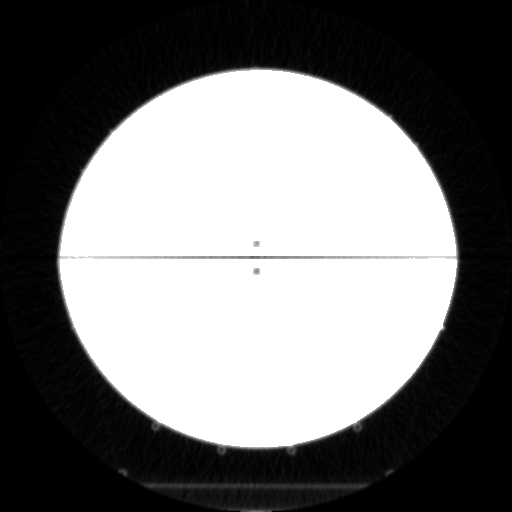
#> input picture m4-pat/CT.1.2.826.0.1.3680043.2.200.112140866.146.77330.2230.65.dcm, 512 x 512 px, found by its file name
$ python SliceThreshold.py   (Python 2 division)
#> lines starting #> are read from the running program, lines starting #| are printed output that depends on the picture; long printed decimals are rounded
# Use some method to threshold the pixels for in or out of phantom.

# clean up the code and commenting.

import dicom
import numpy, scipy, scipy.ndimage, scipy.ndimage.filters, scipy.optimize, scipy.stats
import matplotlib.pyplot, pylab


# Read in a slice of the phantom.
SlicePath = 'Scan 2/CT.1.2.826.0.1.3680043.2.200.112140866.146.77330.2230.65.dcm'
SliceProfile = dicom.read_file(SlicePath)
print 'File opened for analysis: \n./' + SlicePath

# check if there is a (0028,1054) tag. If not, then I know the dicom file's
# pixel array numbers are to be converted to HU.
try:
    isHU = True if SliceProfile[0x0028,0x1054].value == 'HU' else False
except:
    isHU = True

if isHU:
    # The slope of the line to convert from a raw data value to a HU value.
    CalibrationSlope = SliceProfile.RescaleSlope
#> CalibrationSlope = 1
    # The intercept of the line to convert from a raw data value to a HU value.
    CalibrationIntercept = SliceProfile.RescaleIntercept
#> CalibrationIntercept = -1024

    print
    print 'Calibration Slope     = %9.1f' % (CalibrationSlope)
#| Calibration Slope     =       1.0
    print 'Calibration Intercept = %9.1f' % (CalibrationIntercept)
#| Calibration Intercept =   -1024.0
    print
else:
    print 'no calibration from raw pixel data values to HU values.'

# Grab the pixel array for the phantom slice. Data is given as 6 digit integers.
# The relationship between the raw data and HU values is given as follows.
# HU = CalibrationSlope * Raw + CalibrationIntercept
SliceArray = SliceProfile.pixel_array
#> SliceArray is the input picture: shape (512, 512) uint16; min 0, max 1912, mean 874.9

# Show the slice. This is the original, "before", image.
pylab.imshow(SliceArray, cmap=pylab.cm.gray)
pylab.show()

# Compute a histogram of the slice image and fit it to a sum of gaussians.
# The first peak represents the background.
# The second peak represents the teflon phantom.
hist = scipy.ndimage.measurements.histogram(SliceArray, 1, 3000, 3000)
#> hist = 3000 values, max 114974 at index 1911, min 0 at index 568, mean 70.32

fitfunc = lambda p,x: p[0]*numpy.exp(-0.5*((x-p[1])/p[2])**2) + \
                      p[3]*numpy.exp(-0.5*((x-p[4])/p[5])**2) + \
                      p[6]
errfunc = lambda p,x,y: (y - fitfunc(p, x))

# Set range of x values.
xdata = range(3000)

# Set y values to fit against.
ydata = hist
#> ydata has the same summary as hist

# Set initial guesses for the parameters. Guesses come from the catphan manual.
# http://www.phantomlab.com/library/pdf/catphan504manual.pdf
# Air    = -1046 --> -986 (min  --> max) HU
#        = -1016 +/- 60   (mean +/- std) HU
# Teflon =   941 --> 1060 (min  --> max) HU
#        =  1001 +/- 119  (mean +/- std) HU
# The amplitudes of the gaussians are just guessed to be 500.
init = [500,
        CalibrationSlope * (-1016 - CalibrationIntercept),
        60,
        500,
        CalibrationSlope * ( 1001 - CalibrationIntercept),
        119,
        0]
#> init = [500, 8, 60, 500, 2025, 119, 0]

# Perform the fitting and capture the fitted parameter values.
fitted_data   = scipy.optimize.leastsq(errfunc, init, args=(xdata,ydata))
#> fitted_data = ([1498.1, 22.52, 23.88, 5167.8, 1911, -0.408, 43.42], 5)
fitted_params = fitted_data[0]
#> fitted_params = [1498.1, 22.52, 23.88, 5167.8, 1911, -0.408, 43.42]

# Print out the fitted parameter values.
print 'peak 1 height   = ', fitted_params[0]
#| peak 1 height   =  1498.092
print 'peak 1 location = ', fitted_params[1]
#| peak 1 location =  22.522
print 'peak 1 std dev  = ', fitted_params[2]
#| peak 1 std dev  =  23.876
print
print 'peak 2 height   = ', fitted_params[3]
#| peak 2 height   =  5167.850
print 'peak 2 location = ', fitted_params[4]
#| peak 2 location =  1910.989
print 'peak 2 std dev  = ', fitted_params[5]
#| peak 2 std dev  =  -0.4076
print
print 'background      = ', fitted_params[6]
#| background      =  43.425

# Store the fitted histogram.
hist_fitted = fitfunc(fitted_params, xdata)
#> hist_fitted = 3000 values, max 5209.4 at index 1911, min 43.42 at index 238, mean 70.2

# Apply a thresholding at four standard deviations below the location of the
# second peak to capture all the teflon phantom pixels.
# Also display the threshold value.
val = fitted_params[4] - 4*fitted_params[5]
#> val = 1912.6
print
print 'threshold       = ', val
#| threshold       =  1912.619
SliceMasked = SliceArray > val
#> SliceMasked: shape (512, 512) bool; every value is 0

# Plot the original histogram, fitted histogram, and threshold value.
matplotlib.pyplot.step(xdata, hist)
matplotlib.pyplot.plot(xdata, hist_fitted)
matplotlib.pyplot.axvline(val, linestyle='--', color='#AA0000')
matplotlib.pyplot.show()
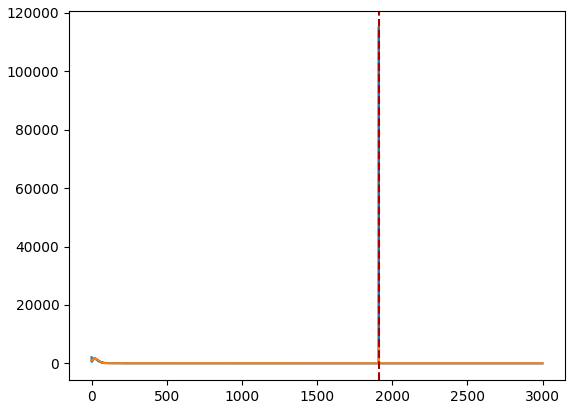
#> figure drawn by matplotlib, 1 panel; curve peaks at x = 1911, y = 114974; curve peaks at x = 1911, y = 5209.4

# Show the slice again. This is the masked, "after", image.
pylab.imshow(SliceMasked, cmap=pylab.cm.gray)
pylab.show()

# Find the "smoothed" teflon HU value after removing noise and artifacts,
# ie just read of the second peak location.
# The (unconverted) fitted raw data value.
TeflonRaw = fitted_params[4]
#> TeflonRaw = 1911
# Convert the fitted raw data value for teflon to the corresponding HU value.
TeflonHU  = TeflonRaw * CalibrationSlope + CalibrationIntercept
#> TeflonHU = 887
# Print out the smoothed Teflon HU value.
print
print '>>> Smoothed Teflon HU = ', TeflonHU
#| >>> Smoothed Teflon HU =  886.989

$ run again, with m4-pat/CT.1.2.826.0.1.3680043.2.200.112140866.146.77330.2230.1.dcm copied over m4-pat/CT.1.2.826.0.1.3680043.2.200.112140866.146.77330.2230.65.dcm
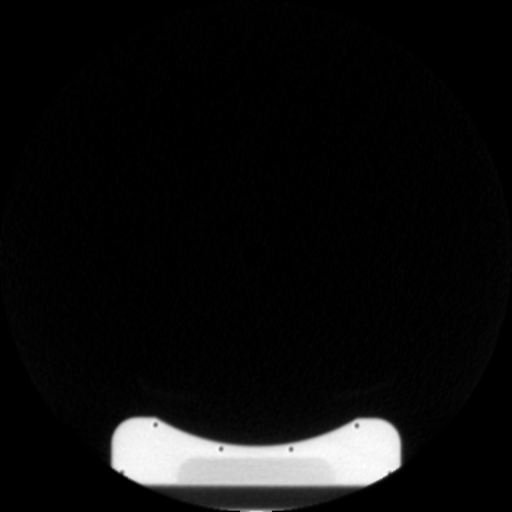
#> input picture m4-pat/CT.1.2.826.0.1.3680043.2.200.112140866.146.77330.2230.1.dcm, 512 x 512 px, found by its file name
#> CalibrationSlope = 1
#> CalibrationIntercept = -1024
#| Calibration Slope     =       1.0
#| Calibration Intercept =   -1024.0
#> SliceArray is the input picture: shape (512, 512) uint16; min 0, max 1049, mean 63.8
#> hist = 3000 values, max 17486 at index 3, min 0 at index 374, mean 70.13
#> ydata has the same summary as hist
#> init = [500, 8, 60, 500, 2025, 119, 0]
#> fitted_data = ([16008.1, 4.58, 4.97, -826374, 1983.8, 138775.8, 826366.7], 1)
#> fitted_params = [16008.1, 4.58, 4.97, -826374, 1983.8, 138775.8, 826366.7]
#| peak 1 height   =  16008.070
#| peak 1 location =  4.583
#| peak 1 std dev  =  4.966
#| peak 2 height   =  -826374.004
#| peak 2 location =  1983.830
#| peak 2 std dev  =  138775.790
#| background      =  826366.721
#> hist_fitted = 3000 values, max 16028.5 at index 5, min -7.28 at index 1984, mean 70.13
#> val = -553119.3
#| threshold       =  -553119.328
#> SliceMasked: shape (512, 512) bool; every value is 1
#> `matplotlib.pyplot.show()`:
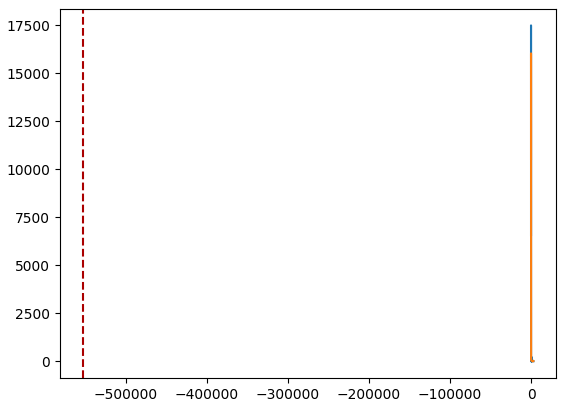
#> figure drawn by matplotlib, 1 panel; curve peaks at x = 3, y = 17486; curve peaks at x = 5, y = 16028.5
#> TeflonRaw = 1983.8
#> TeflonHU = 959.8
#| >>> Smoothed Teflon HU =  959.830

$ run again, with m4-pat/CT.1.2.826.0.1.3680043.2.200.112140866.146.77330.2230.101.dcm copied over m4-pat/CT.1.2.826.0.1.3680043.2.200.112140866.146.77330.2230.65.dcm
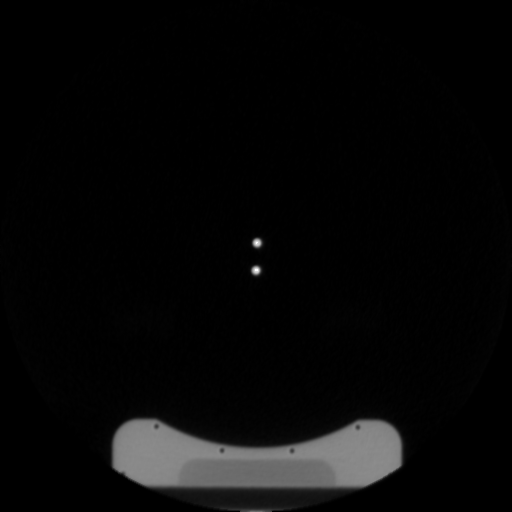
#> input picture m4-pat/CT.1.2.826.0.1.3680043.2.200.112140866.146.77330.2230.101.dcm, 512 x 512 px, found by its file name
#> CalibrationSlope = 1
#> CalibrationIntercept = -1024
#| Calibration Slope     =       1.0
#| Calibration Intercept =   -1024.0
#> SliceArray is the input picture: shape (512, 512) uint16; min 0, max 1912, mean 63.9
#> hist = 3000 values, max 17388 at index 3, min 0 at index 270, mean 70.11
#> ydata has the same summary as hist
#> init = [500, 8, 60, 500, 2025, 119, 0]
#> fitted_data = ([15635.6, 4.36, 5.31, -619049.6, 2002, 126323.8, 619043.3], 1)
#> fitted_params = [15635.6, 4.36, 5.31, -619049.6, 2002, 126323.8, 619043.3]
#| peak 1 height   =  15635.629
#| peak 1 location =  4.362
#| peak 1 std dev  =  5.310
#| peak 2 height   =  -619049.576
#| peak 2 location =  2002.010
#| peak 2 std dev  =  126323.774
#| background      =  619043.323
#> hist_fitted = 3000 values, max 15670.5 at index 4, min -6.25 at index 2002, mean 70.11
#> val = -503293.1
#| threshold       =  -503293.085
#> SliceMasked: shape (512, 512) bool; every value is 1
#> `matplotlib.pyplot.show()`:
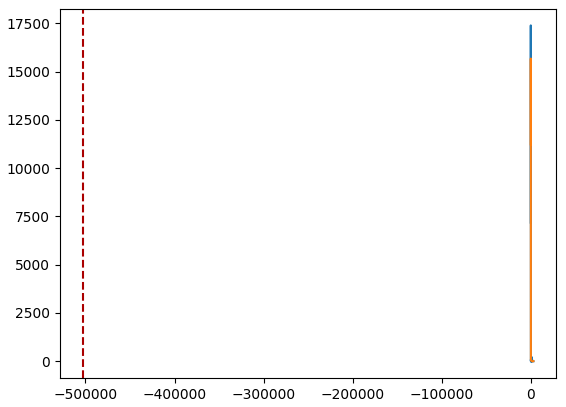
#> figure drawn by matplotlib, 1 panel; curve peaks at x = 3, y = 17388; curve peaks at x = 4, y = 15670.5
#> TeflonRaw = 2002
#> TeflonHU = 978
#| >>> Smoothed Teflon HU =  978.010
